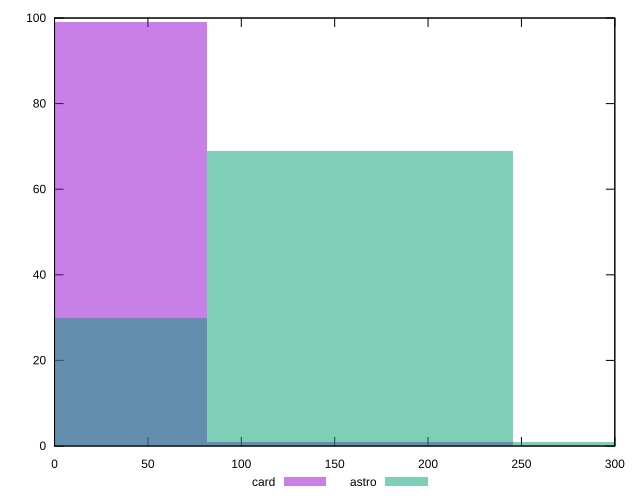

Reproduce this figure in gnuplot.
reset

$card <<EOF
163.56056702486495 1
0 99
EOF

$astro <<EOF
327.1211340497299 1
163.56056702486495 69
0 30
EOF

set key outside below
set boxwidth 163.56056702486495
set xrange [0:300]
set yrange [0:100]
set trange [0:100]
set style fill transparent solid 0.5 noborder
set terminal svg size 640, 500 enhanced background rgb 'white'
set output "reports/report_00031_2021-02-24T23-18-18.084Z/unminified-javascript/comparison/histogram/2_vs_3.svg"

plot $card title "card" with boxes, \
     $astro title "astro" with boxes

reset
